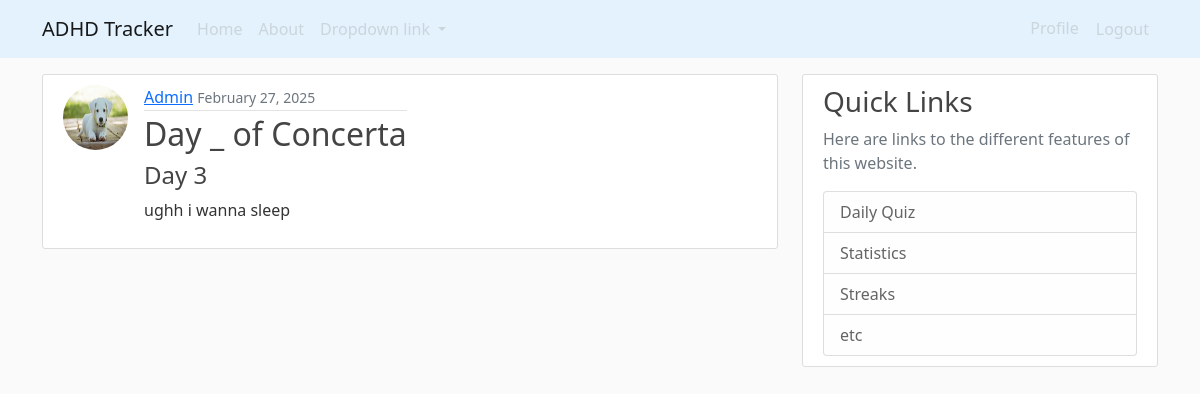
The page /journal/3/ (signed in) on the database its author committed.
### tracker/models.py (models this page shows, shortened)
class Journal(models.Model):
    title = models.CharField(max_length=100)
    content = models.TextField()
    date_posted = models.DateTimeField(default=timezone.now)
    author = models.ForeignKey(User, on_delete=models.CASCADE)

### users/models.py (models this page shows, shortened)
class Profile(models.Model):
    user = models.OneToOneField(User, on_delete=models.CASCADE)
    image = models.ImageField(default = "default.jpg", upload_to= "profile_pics/")
    medication = models.CharField(default="not chosen", max_length=100)
    dosage = models.IntegerField(default=0)
    start_date = models.DateField(default=timezone.now)
    streak = models.IntegerField(default=0)

### tracker/views.py (the view)
# urls.py: path("journal/<int:pk>/", JournalSingleView.as_view(), name ="journal-single"),
class JournalSingleView(DetailView):
    model = Journal
    template_name = "tracker/single_journal.html"
    def get_queryset(self):
        user = self.request.user  # Get the currently logged-in user
        return Journal.objects.filter(author_id=user.id)

### tracker/templates/tracker/single_journal.html
{% extends "tracker/layout.html" %}
{% block content %}
<article class="media content-section d-flex align-items-start">
  <img class = "rounded-circle article-img mr-3" src = "{{  object.author.profile.image.url  }}">
  <div class="media-body">
      <div class="article-metadata">
          <a class="mr-2" href="#">{{ object.author }}</a>
          <small class="text-muted">{{ object.date_posted|date:"F d, Y" }}</small>
      </div>
      <h2 class="article-title">Day _ of {{ object.author.profile.medication }}</h2>
      <h4 class="article-content">{{ object.title }}</h3>
      <p class="article-content">{{ object.content }}</p>
  </div>
</article>
{% endblock content %}

### tracker/static/tracker/main.css (style rules this page uses)
body { background: #fafafa; color: #333333; margin-top: 0rem; }
h1, h2, h3, h4, h5, h6 { color: #444444; }
.content-section { background: #ffffff; padding: 10px 20px; border: 1px solid #dddddd; border-radius: 3px; margin-bottom: 20px; }
.article-title { color: #444444; }
.article-content { white-space: pre-line; }
.article-img { height: 65px; width: 65px; margin-right: 16px; }
.article-metadata { padding-bottom: 1px; margin-bottom: 4px; border-bottom: 1px solid #e3e3e3 }

### rows shown on the page
Journal: author.profile.image (picture), author "Admin", date_posted "February 27, 2025", author.profile.medication "Concerta", title "Day 3", content "ughh i wanna sleep"
